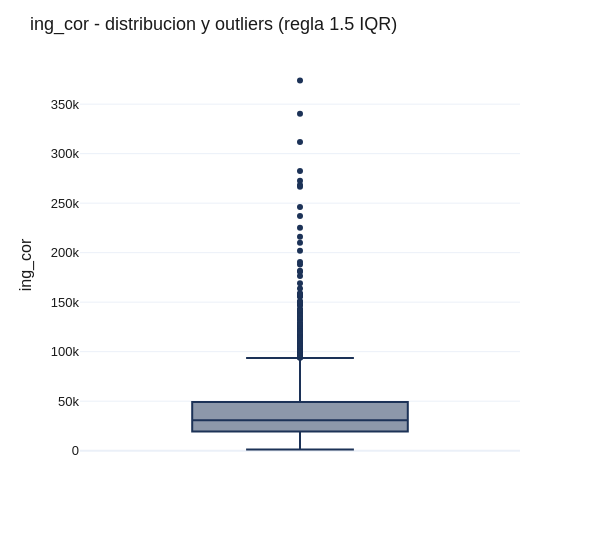

The code cell stored with this chart in its notebook:
### Markdown cell above
### 3. Outliers con la regla 1.5 IQR
Marcamos como outlier todo valor fuera de `[Q1 - 1.5*IQR, Q3 + 1.5*IQR]`. Detectar no significa borrar.

### Code cell
mask = detectar_outliers_iqr(df["ing_cor"])
n_out = mask.sum()
print(f"Outliers en ing_cor: {n_out:,} de {len(df):,} hogares ({n_out/len(df):.1%})")

fig = px.box(df, y="ing_cor", points="outliers", template=PLOTLY_TEMPLATE,
             color_discrete_sequence=[NAVY])
fig.update_layout(title="ing_cor - distribucion y outliers (regla 1.5 IQR)",
                  font=PLOTLY_FONT, width=600, height=550)
fig.show()

### Figure 1 — Plotly figure (JSON) as saved in the notebook; plotly's stock layout.template omitted (floating-point values rounded to 4 significant figures; data arrays with more than 128 entries replaced by an {"elided": "..."} marker saying what was removed)
{"data": [{"alignmentgroup": "True", "boxpoints": "outliers", "hovertemplate": "ing_cor=%{y}<extra></extra>", "legendgroup": "", "marker": {"color": "#1C3257"}, "name": "", "notched": false, "offsetgroup": "", "orientation": "v", "showlegend": false, "type": "box", "x0": " ", "xaxis": "x", "y": {"elided": "2220 float values"}, "y0": " ", "yaxis": "y"}], "layout": {"boxmode": "group", "font": {"color": "#1A1A1A", "family": "Helvetica, Arial, sans-serif", "size": 13}, "height": 550, "legend": {"tracegroupgap": 0}, "margin": {"t": 60}, "title": {"text": "ing_cor - distribucion y outliers (regla 1.5 IQR)"}, "width": 600, "xaxis": {"anchor": "y", "domain": [0, 1]}, "yaxis": {"anchor": "x", "domain": [0, 1], "title": {"text": "ing_cor"}}}}
